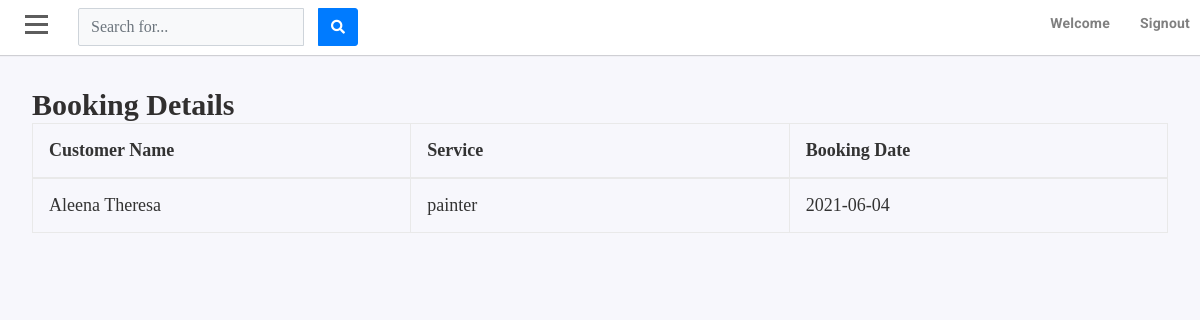
The page /Admin/admin_bk.php on the database its author committed.
### tables this page shows
CREATE TABLE `tbl_booking` (
  `booking_id` int(5) NOT NULL,
  `customer_id` int(5) NOT NULL,
  `booked_on` date NOT NULL,
  `end` date NOT NULL,
  `servicecompleted` int(10) NOT NULL,
  `employee_id` int(5) NOT NULL,
  `sc_id` int(10) NOT NULL,
  `service_id` int(5) NOT NULL,
  `aproval_status` int(10) NOT NULL,
  `status` int(10) NOT NULL
);

CREATE TABLE `tbl_customer` (
  `customer_id` int(5) NOT NULL,
  `customer_name` varchar(25) NOT NULL,
  `customer_address` varchar(100) NOT NULL,
  `customer_phone` varchar(15) NOT NULL,
  `customer_email` varchar(30) NOT NULL,
  `district_id` int(5) NOT NULL,
  `location_id` int(5) NOT NULL,
  `login_id` int(5) NOT NULL,
  `created_on` datetime NOT NULL
);

CREATE TABLE `tbl_services` (
  `service_id` int(5) NOT NULL,
  `service_name` varchar(20) NOT NULL,
  `service_amt` int(10) NOT NULL,
  `service_img` varchar(15) NOT NULL,
  `sc_id` int(10) NOT NULL,
  `is_delete` int(5) NOT NULL
);

### Admin/admin_bk.php (the view, shortened to what this page needs)
<?php
require('../DbConnection.php');
?>
<html lang="en">
<head>
    <link rel="stylesheet" href="https://stackpath.bootstrapcdn.com/bootstrap/4.1.3/css/bootstrap.min.css">
    <link rel="stylesheet" href="https://use.fontawesome.com/releases/v5.7.2/css/all.css">
    <link href="../css/admin_stylesheet.css"  rel="stylesheet" media="all">
    <link href="../css/theme.css" rel="stylesheet" media="all">
</head>
<body>
<div id="wrapper">
    <div id="page-content-wrapper">
			<div id="content">
        <div class="container-fluid p-0 px-lg-0 px-md-0">
          <nav class="navbar navbar-expand navbar-light my-navbar">
            <div type="button"  id="bar" class="nav-icon1 hamburger animated fadeInLeft is-closed" data-toggle="offcanvas">
               <span></span>
                <span></span>
                <span></span>
            </div>
          <form class="d-none d-sm-inline-block form-inline navbar-search">
            <div class="input-group">
              <input type="text" class="form-control bg-light " placeholder="Search for..." aria-label="Search" id="searchbar">
              <div class="input-group-append">
                <button class="btn btn-primary" type="button" id="search_submit"><i class="fas fa-search fa-sm"></i>
                </button>
              </div>
            </div>
          </form>
          <ul class="navbar-nav ml-auto">
            <li>
              <a  href="#" id="userDropdown" role="button" >
                <label ><b style="font-famiy: Times New Roman, Times, serif;">Welcome <?php echo $_SESSION['uname']; ?></b></label>
              </a>
            </li>
            <li>
              <a  href="../logout.php" id="userDropdown" role="button" >
                <label ><b style="font-famiy: Times New Roman, Times, serif;">Signout</b></label>
              </a>
            </li>
          </ul>
        </nav>
</div>
<div class="container">
    <div class="row" id="cu">
        <div class="col" id="customer">
            <h2 style="font-family: Times New Roman, Times, serif;">Booking Details</h2>
            <table class="table table-bordered">
                <thead>
                    <tr>
                        <th>Customer Name</th>
                        <th>Service</th>
                        <th>Booking Date</th>
                    </tr>
                </thead>
                <tbody>
                    <?php
                    $custom_data="select * from tbl_booking where status=1";
                    $cu_query=mysqli_query($con,$custom_data);
                    while($c=mysqli_fetch_array($cu_query))
                    {
                    $custm_id=$c['customer_id'];
                    $bk_date=$c['booked_on'];
                    $ser_cat=$c['service_id'];
                    $cus_id="select * from tbl_customer where customer_id=$custm_id";
                    $cus_query=mysqli_query($con,$cus_id);
                    $cu=mysqli_fetch_array($cus_query);
                    $cu_name=$cu['customer_name'];
                    $service="select * from tbl_services where service_id=$ser_cat";
                    $ser_query=mysqli_query($con,$service);
                    $service_category=mysqli_fetch_array($ser_query);
                    $service_name=$service_category['service_name'];
                    ?>
                    <tr>
                        <td><?php echo $cu_name; ?></td>
                        <td><?php echo $service_name; ?></td>
                        <td><?php echo $bk_date; ?></td>
                    </tr>
                <?php
                    }
                ?>
                </tbody>
            </table>
        </div>
    </div>
</div>
</body>
</html>

### css/admin_stylesheet.css (style rules this page uses)
.container { padding: 2rem 2rem; }
body { position: relative; overflow-x:hidden; background: #f7f7fc; }
body, html { height: 100%; }
.navbar-nav > li > a ,.submenu-box ul li a { color:gray!important; text-transform: capitalize; font-size: 14px; padding:10px 10px 10px 20px!important; display: block; font-weight: 400; position: relative; z-index: 2; font-family: 'Roboto', sans-serif; letter-spacing: .2px; }
.navbar-nav li { display:block!important; margin:2px 0px; }
#page-content-wrapper { width: 100%; transition: all 0.5s ease; }
.nav-icon1 { z-index: 999; position:relative; display: block; width:23px; margin:0px 30px 0px 25px; cursor:pointer; height: 25px; }
.nav-icon1 span { position:absolute; top:0; width:100%; height:3px; cursor:pointer; background-color:#5d5d5d; left:0; transform:rotate(0deg); transition:.30s ease-in-out; }
.nav-icon1 span:nth-of-type(1) { top:0; }
.nav-icon1 span:nth-of-type(2) { top:8px; }
.nav-icon1 span:nth-of-type(3) { top:16px; }
.my-navbar { padding:0px; background-color:white; box-shadow: 0 1px 1px 0 rgba(0,0,0,.16); }
.table th, .table td { padding: 1rem; font-size:14px; color:#333; vertical-align: top; border-top: 1px solid #dee2e6; font-family: 'Times New Roman', Times, serif; font-size: 18px; }
.table { font-size: 14px; font-weight: 5px; }
table.table { table-layout: fixed; width: 100%; font-size: 19px; }
table.table tr th, table.table tr td { border-color: #e9e9e9; }
#services table,button { margin-left: 15px; font-family: Verdana, Geneva, Tahoma, sans-serif; }
#services td,th { font-family: Arial, Helvetica, sans-serif; font-size: 14px; }

### rows shown on the page
tbl_booking: customer.customer_name "Aleena Theresa", service.service_name "painter", booked_on "2021-06-04"
